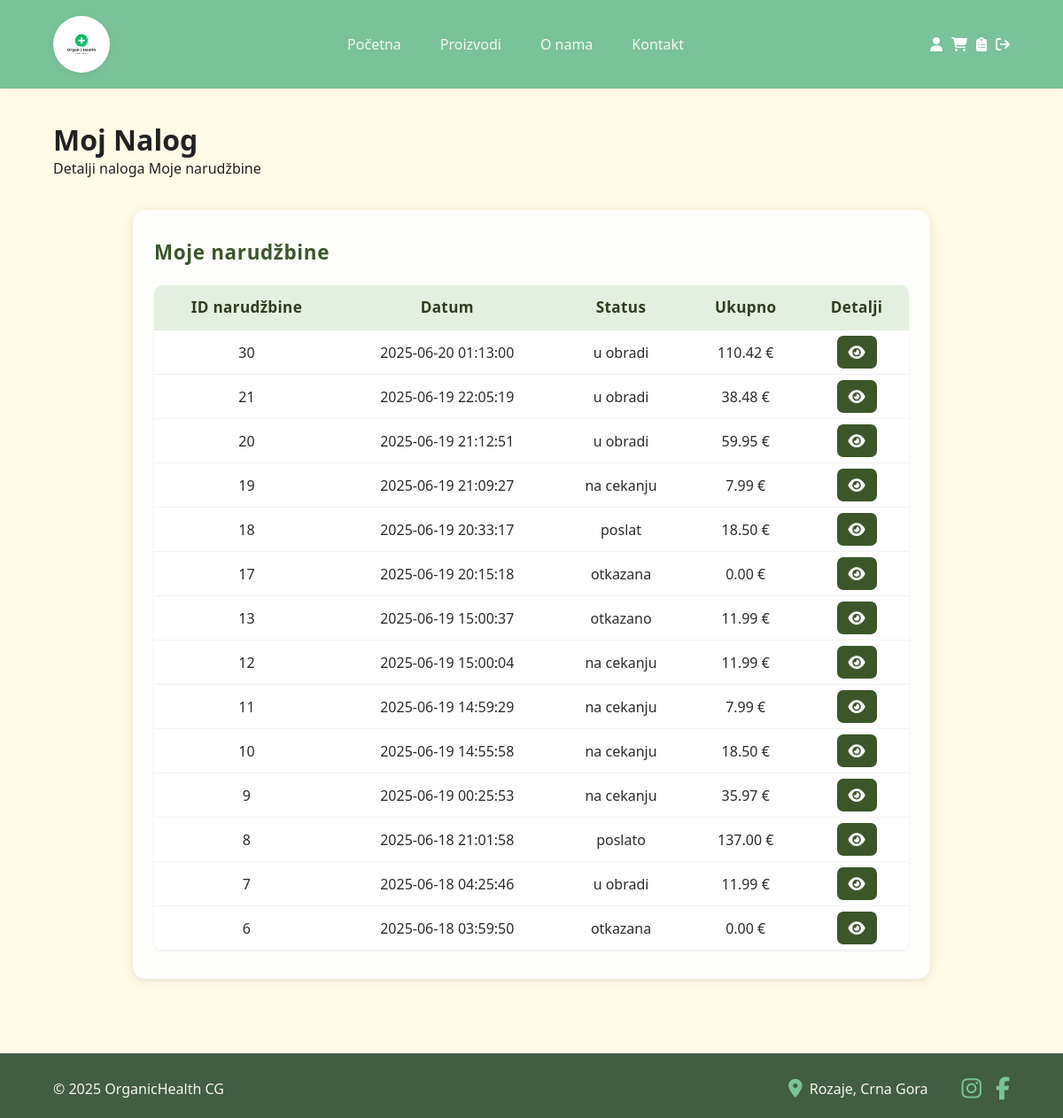
Screenshot of /orders.php (signed in) with the database file from the repository.
### tables this page shows
CREATE TABLE `orders` (
  `order_id` int(11) NOT NULL AUTO_INCREMENT,
  `user_id` int(11) DEFAULT NULL,
  `order_date` timestamp NOT NULL DEFAULT current_timestamp(),
  `status` varchar(20) NOT NULL,
  `total` decimal(10,2) DEFAULT NULL,
  `address` varchar(255) DEFAULT NULL,
  `city` varchar(35) DEFAULT NULL,
  `note` varchar(255) DEFAULT NULL,
  PRIMARY KEY (`order_id`),
  KEY `user_id` (`user_id`),
  CONSTRAINT `orders_ibfk_1` FOREIGN KEY (`user_id`) REFERENCES `users` (`user_id`)
);

### orders.php (the view, shortened to what this page needs)
<?php
require 'utils/connection.php';
$user_id = $_SESSION['id'];
$sql = "SELECT o.order_id, o.order_date, o.status, o.total FROM Orders o WHERE o.user_id = $user_id ORDER BY o.order_date DESC";
$result = $konekcija->query($sql);
?>
<!DOCTYPE html>
<html lang="en">
<head>
    <link rel="stylesheet" href="css/styles.css">
    <link rel="stylesheet" href="css/orders.css">
    <link rel="stylesheet" href="https://cdnjs.cloudflare.com/ajax/libs/font-awesome/6.4.2/css/all.min.css">
</head>
<body>
<header>
    <div class="container header-content">
        <div class="logo">
            <a href="index.php">
                <img src="/web-shop/slike/logo.jpg" alt="">
            </a>
        </div>
        <nav class="main-nav">
            <ul>
                <li><a href="index.php">Početna</a></li>
                <li><a href="products.php">Proizvodi</a></li>
                <li><a href="misc/about.php">O nama</a></li>
                <li><a href="misc/contact.php">Kontakt</a></li>
            </ul>
        </nav>
        <div class="user-actions">
            <?php
            if (empty($_SESSION["role"])) {
                echo "<a href='login.php'><i class='fas fa-user'></i></a>";
                echo "<a href='cart.php'><i class='fa-solid fa-cart-shopping'></i></a>";
            } else if ($_SESSION["role"] == "user"){
                echo "<a href='account.php'><i class='fas fa-user'></i></a>";
                echo "<a href='cart.php'><i class='fa-solid fa-cart-shopping'></i></a>";
                echo "<a href='utils/logout.php'><i class='fa-solid fa-arrow-right-from-bracket'></i></a>";
            } else if ($_SESSION["role"] == "admin") {
                echo "<a href='account.php'><i class='fas fa-user'></i></a>";
                echo "<a href='cart.php'><i class='fa-solid fa-cart-shopping'></i></a>";
                echo "<a href='adminpanel.php'><i class='fas fa-clipboard-list'></i></a>";
                echo "<a href='utils/logout.php'><i class='fa-solid fa-arrow-right-from-bracket'></i></a>";
            }
            ?>
        </div>
    </div>
</header>
<main>
    <div class="container">
        <h1>Moj Nalog</h1>
        <div class="account-nav">
            <a href="account.php" class="">Detalji naloga</a>
            <a href="orders.php" class="active">Moje narudžbine</a>
        </div>
        <div class="account-orders">
            <h2>Moje narudžbine</h2>
            <?php
            if ($result->num_rows === 0){
                echo '<p>Nemate narudžbina.</p>';
            } else {
                ?>
                <table>
                    <thead>
                    <tr>
                        <th>ID narudžbine</th>
                        <th>Datum</th>
                        <th>Status</th>
                        <th>Ukupno</th>
                        <th>Detalji</th>
                    </tr>
                    </thead>
                    <tbody>
                    <?php
                    while ($row = $result->fetch_assoc()) {
                        echo "<tr>";
                        echo "<td>" . $row['order_id'] . "</td>";
                        echo "<td>" . $row['order_date'] . "</td>";
                        echo "<td>" . $row['status'] . "</td>";
                        echo "<td>" . $row['total'] . " €</td>";
                        echo "<td><a href='order.php?id=" . $row['order_id'] . "' class='btn-details' title='Prikaži detalje'><i class='fa fa-eye'></i></a></td>";
                        echo "</tr>";
                    }
                    ?>
                    </tbody>
                </table>
            <?php } ?>
        </div>
    </div>
</main>
<footer>
    <div class="container footer-content">
        <div class="footer-left">
            <p>&copy; 2025 OrganicHealth CG</p>
        </div>
        <div class="footer-right">
            <span class="footer-location">
                <i class="fas fa-map-marker-alt"></i>
                Rozaje, Crna Gora
            </span>
            <span class="footer-social">
                <a href="https://www.instagram.com/organichealthcg" target="_blank" aria-label="Instagram">
                    <i class="fab fa-instagram"></i>
                </a>
                <a href="https://www.facebook.com/p/Organic-Health-CG-61553907063139/" target="_blank" aria-label="Facebook">
                    <i class="fab fa-facebook-f"></i>
                </a>
            </span>
        </div>
    </div>
</footer>
</body>
</html>

### css/styles.css (style rules this page uses)
:root { --primary: #7AC29A; --secondary: #F6F7EB; --accent: #266a37; --dark: #415D43; --light-bg: #FFFBE6; --white: #fff; --text-dark: #222; --text-light: #415D43; }
* { margin: 0; padding: 0; box-sizing: border-box; }
body { font-family: 'Segoe UI', Arial, sans-serif; background: var(--light-bg); color: var(--text-dark); min-height: 100vh; display: flex; flex-direction: column; }
a { color: inherit; text-decoration: none; }
.container { width: 90%; max-width: 1200px; margin: 0 auto; }
header { background: var(--primary); color: var(--white); padding: 18px 0; box-shadow: 0 2px 8px rgba(65,93,67,0.06); }
.header-content { display: flex; align-items: center; justify-content: space-between; flex-wrap: wrap; }
.logo a { display: flex; align-items: center; height: 100%; }
.logo img { width: 64px; height: 64px; border-radius: 50%; object-fit: cover; box-shadow: 0 2px 8px rgba(0,0,0,0.06); display: block; }
.main-nav ul { list-style: none; display: flex; gap: 24px; }
.main-nav a { color: var(--secondary); font-weight: 500; transition: color 0.2s; padding: 4px 10px; border-radius: 6px; }
.user-actions { font-size: 1rem; }
.user-actions a { color: var(--white); margin-left: 10px; font-weight: 500; transition: color 0.2s; }
main { flex: 1 0 auto; padding: 36px 0; }
footer { background: var(--dark); color: var(--secondary); padding: 22px 0 16px 0; font-size: 1rem; flex-shrink: 0; }
.footer-content { display: flex; justify-content: space-between; align-items: center; flex-wrap: wrap; gap: 16px; }
.footer-left { text-align: left; flex: 1 1 0; min-width: 120px; }
.footer-right { text-align: right; display: flex; align-items: center; justify-content: flex-end; gap: 20px; flex: 1 1 0; min-width: 220px; }
.footer-location { display: flex; align-items: center; gap: 8px; font-size: 1rem; }
.footer-location i { color: var(--primary); font-size: 1.3rem; }
.footer-social { display: flex; gap: 16px; margin-left: 18px; }
.footer-social a { color: var(--primary); font-size: 1.6rem; transition: color 0.2s, transform 0.2s; }

### css/orders.css (style rules this page uses)
.account-orders { margin: 36px 0 48px 0; padding: 32px 24px 32px 24px; background: #fdfdfb; border-radius: 14px; box-shadow: 0 2px 16px 0 rgba(0,0,0,0.07), 0 1.5px 5px 0 rgba(0,0,0,0.05); max-width: 900px; margin-left: auto; margin-right: auto; }
.account-orders h2 { margin-bottom: 22px; font-size: 1.4em; font-weight: 600; letter-spacing: 0.03em; color: #3b572a; }
.account-orders table { width: 100%; border-collapse: collapse; background: #fff; border-radius: 10px; overflow: hidden; box-shadow: 0 1px 3px 0 rgba(60,60,60,0.08); }
.account-orders thead tr { background: #e3f0df; color: #2d3e1f; }
.account-orders th, .account-orders td { padding: 13px 14px; text-align: center; font-size: 1.07em; }
.account-orders th { font-weight: 600; letter-spacing: 0.02em; border-bottom: 2px solid #e6ede2; }
.account-orders tbody tr { border-bottom: 1px solid #f2f2f2; transition: background 0.15s; }
.account-orders td { font-size: 1em; color: #2c2c2c; }
.account-orders .btn-details { background: #3b572a; color: #fff; padding: 7px 13px; border-radius: 7px; text-decoration: none; transition: background 0.17s, color 0.17s; font-size: 1.06em; }
.account-orders td:last-child { text-align: center; }

### rows the page displays
orders: order_id "30", order_date "2025-06-20 01:13:00", status "u obradi", total "110.42"
orders: order_id "21", order_date "2025-06-19 22:05:19", status "u obradi", total "38.48"
orders: order_id "20", order_date "2025-06-19 21:12:51", status "u obradi", total "59.95"
orders: order_id "19", order_date "2025-06-19 21:09:27", status "na cekanju", total "7.99"
orders: order_id "18", order_date "2025-06-19 20:33:17", status "poslat", total "18.50"
orders: order_id "17", order_date "2025-06-19 20:15:18", status "otkazana", total "0.00"
orders: order_id "13", order_date "2025-06-19 15:00:37", status "otkazano", total "11.99"
orders: order_id "12", order_date "2025-06-19 15:00:04", status "na cekanju", total "11.99"
orders: order_id "11", order_date "2025-06-19 14:59:29", status "na cekanju", total "7.99"
orders: order_id "10", order_date "2025-06-19 14:55:58", status "na cekanju", total "18.50"
orders: order_id "9", order_date "2025-06-19 00:25:53", status "na cekanju", total "35.97"
orders: order_id "8", order_date "2025-06-18 21:01:58", status "poslato", total "137.00"
orders: order_id "7", order_date "2025-06-18 04:25:46", status "u obradi", total "11.99"
orders: order_id "6", order_date "2025-06-18 03:59:50", status "otkazana", total "0.00"
